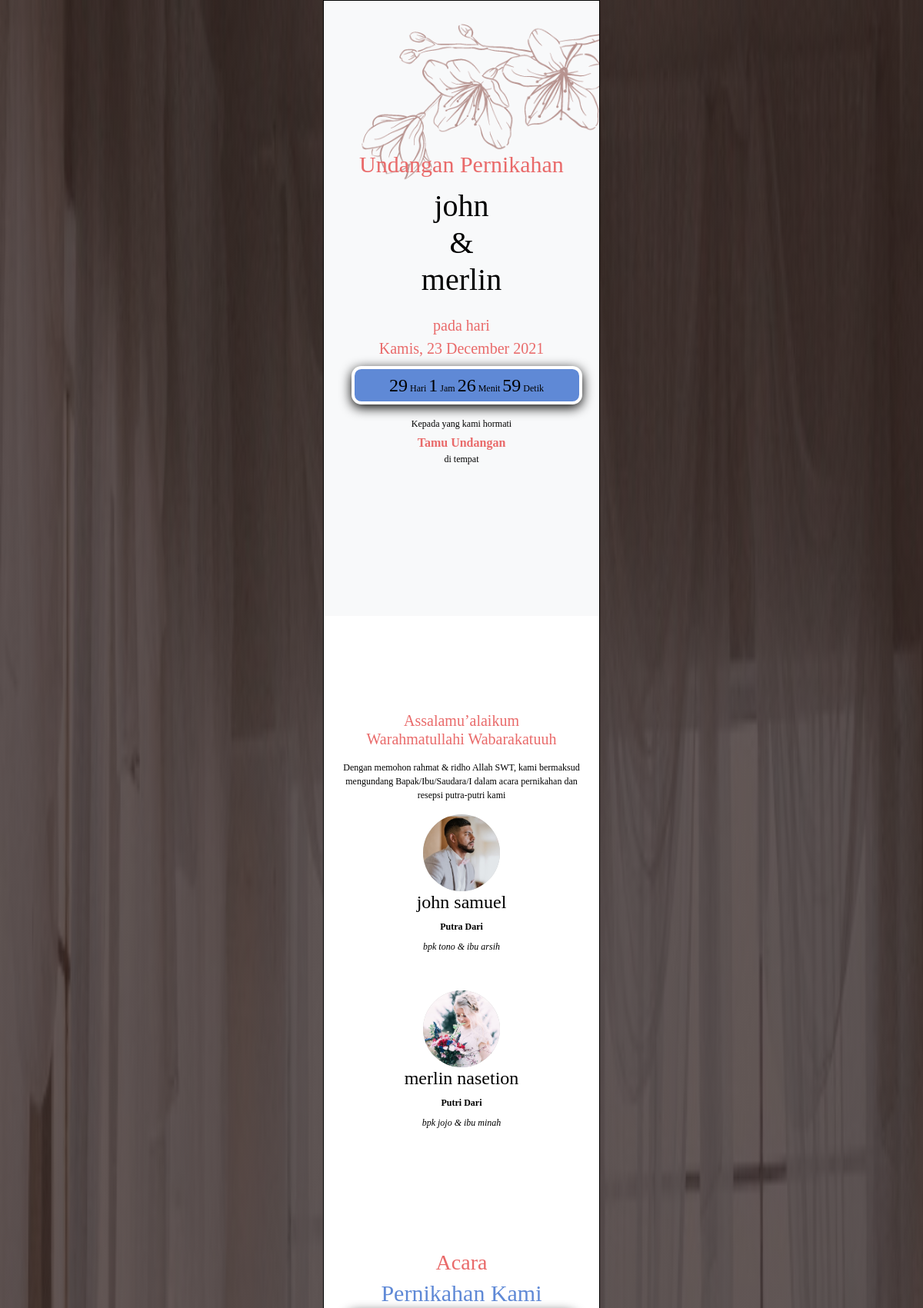
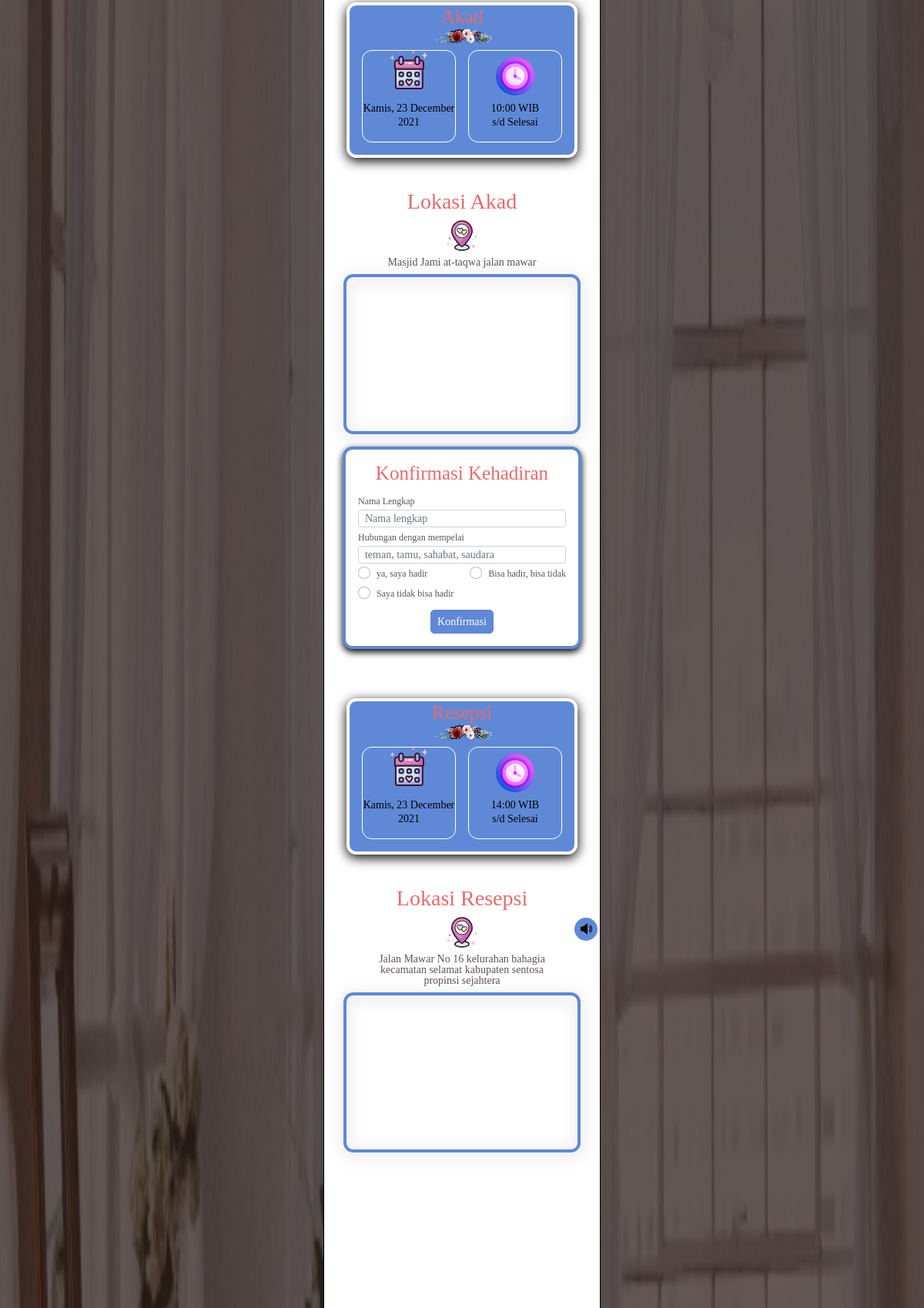
Screenshot of /demo/index/4/john_merlin (upper part) with the database file from the repository (2 pictures, top to bottom).
### tables this page shows
CREATE TABLE `template` (
  `ID_Template` int(11) NOT NULL,
  `nama_template` varchar(35) NOT NULL,
  `tema` varchar(45) NOT NULL
);

CREATE TABLE `mempelai_pria` (
  `IDMP` int(11) NOT NULL,
  `IDDU` int(11) NOT NULL,
  `nama_lengkap` varchar(45) NOT NULL,
  `profile_singkat` text NOT NULL,
  `ortu` varchar(65) NOT NULL,
  `nama_panggilan` varchar(35) NOT NULL,
  `foto` text NOT NULL
);

CREATE TABLE `mempelai_wanita` (
  `IDMW` int(11) NOT NULL,
  `IDDU` int(11) NOT NULL,
  `nama_lengkap` varchar(45) NOT NULL,
  `profile_singkat` text NOT NULL,
  `ortu` varchar(65) NOT NULL,
  `nama_panggilan` varchar(25) NOT NULL,
  `foto` text NOT NULL
);

CREATE TABLE `j_akad` (
  `IDJA` int(11) NOT NULL,
  `IDDU` int(11) NOT NULL,
  `tanggal` date NOT NULL,
  `jam` time NOT NULL,
  `lokasi` text NOT NULL,
  `lokasi_embed` text NOT NULL
);

CREATE TABLE `data_undangan` (
  `IDDU` int(11) NOT NULL,
  `IDC` int(11) DEFAULT NULL,
  `foto_Background` text NOT NULL,
  `kata_pengantar` text NOT NULL,
  `video` text NOT NULL,
  `alamat_kirim_kado` text NOT NULL,
  `embed_alamat_kirim_kado` text NOT NULL
);

CREATE TABLE `j_resepsi` (
  `IDJR` int(11) NOT NULL,
  `IDDU` int(11) NOT NULL,
  `tanggal` date NOT NULL,
  `jam` time NOT NULL,
  `lokasi` text NOT NULL,
  `lokasi_embed` text NOT NULL
);

### application/controllers/Demo.php (called while the page is built, shortened)
<?php
class Demo extends CI_Controller
{
    public function index($IDU, $url = null, $tamu = null)
    {
        $undangan = $this->M_undangan->ambil_satu_data(['IDU' => $IDU]);
        if ($undangan) {
            $ID_Template = $undangan['ID_Template'];
            $template = $this->M_template->ambil_satu_data(['ID_Template' => $ID_Template]);
            $data['tamu'] = str_replace('%20', ' ', $tamu);
            $data['template'] = $template['nama_template'];
            $data['tema'] = $template['tema'];
            $data['IDDU'] = $undangan['IDDU'];
            $data['IDU'] = $IDU;
            $data['title'] = str_replace('_', ' & ', $url);
            $this->load->view('demo/template/head', $data);
            $this->load->view('demo/template-demo', $data);
            $this->load->view('demo/template/footer');
        } else {
            redirect('home');
        }
    }
}

### index.php (called while the page is built, shortened)
<?php
require_once BASEPATH.'core/CodeIgniter.php';

### application/models/M_undangan.php (called while the page is built, shortened)
<?php
class M_undangan extends CI_Model
{
    public function ambil_satu_data($where)
    {
        $this->db->where($where);
        return $this->db->get('undangan')->row_array();
    }
    public function data($table, $where)
    {
        $this->db->where($where);
        return $this->db->get($table)->row_array();
    }
    public function semua_data($table, $where = null)
    {
        if ($where) {
            $this->db->where($where);
        }
        return $this->db->get($table)->result_array();
    }
    public function data_terbaru($table, $where, $order_by, $limit = null)
    {
        $this->db->where($where);
        $this->db->order_by($order_by, 'DESC');
        return $this->db->get($table)->result_array();
    }
}

### application/models/M_template.php (called while the page is built, shortened)
<?php
class M_template extends CI_Model
{
    public function ambil_satu_data($where)
    {
        $this->db->where($where);
        return $this->db->get('template')->row_array();
    }
}

### application/helpers/data_undangan_helper.php (called while the page is built, shortened)
<?php
function data_undangan($IDDU, $field)
{
    $ci3 = get_instance();
    $data = $ci3->M_undangan->data('data_undangan', ['IDDU' => $IDDU]);
    if ($data) {
        return $data[$field];
    }
}
function mempelai_pria($IDDU, $field)
{
    $ci3 = get_instance();
    $data = $ci3->M_undangan->data('mempelai_pria', ['IDDU' => $IDDU]);
    if ($data) {
        return $data[$field];
    }
}
function mempelai_wanita($IDDU, $field)
{
    $ci3 = get_instance();
    $data = $ci3->M_undangan->data('mempelai_wanita', ['IDDU' => $IDDU]);
    if ($data) {
        return $data[$field];
    }
}
function data_akad($IDDU, $field)
{
    $ci3 = get_instance();
    $data = $ci3->M_undangan->data('J_akad', ['IDDU' => $IDDU]);
    if ($data) {
        return $data[$field];
    }
}
function data_resepsi($IDDU, $field)
{
    $ci3 = get_instance();
    $data = $ci3->M_undangan->data('J_resepsi', ['IDDU' => $IDDU]);
    if ($data) {
        return $data[$field];
    }
}

### application/helpers/formater_helper.php (called while the page is built, shortened)
<?php
function ambil_hari($date)
{
    $hari = date('D', strtotime($date));
    if ($hari === 'Mon') {
        return 'Senin';
    } elseif ($hari === 'Tue') {
        return 'Selasa';
    } elseif ($hari === 'Wed') {
        return 'Rabu';
    } elseif ($hari === 'Thu') {
        return 'Kamis';
    } elseif ($hari === 'Fri') {
        return 'Jum\'at';
    } elseif ($hari === 'Sat') {
        return 'Sabtu';
    } elseif ($hari === 'Sun') {
        return 'Minggu';
    }
}
function format_tanggal($date)
{
    return date('d F Y', strtotime($date));
}
function format_jam($jam)
{
    return substr($jam, 0, 5);
}

### application/views/demo/template-demo.php (the view, shortened to what this page needs)
<div class="content" id="pembungkus-konten">
    <div class="music">
        <img src="<?= base_url('assets'); ?>/demo/audio/volume.svg" id="icon-music">
    </div>
    <section class="bg-light" id="hero" style="background-image: url(<?= base_url('assets'); ?>/demo/image/template/<?= $tema; ?>); background-repeat: no-repeat;background-size: cover;">
        <div class="hero text-center" data-aos="fade-right" data-aos-duration="1200">
            <div class="judul mb-3">
                <h1>Undangan Pernikahan</h1>
            </div>
            <div class="nama-mempelai mt-2">
                <h2><?= mempelai_pria($IDDU, 'nama_panggilan'); ?></h2>
                <h2>&</h2>
                <h2><?= mempelai_wanita($IDDU, 'nama_panggilan'); ?></h2>
            </div>
            <div class="tanggal">
                <p class="mt-4 mb-0 fs-5">pada hari <br> <?= ambil_hari(data_akad($IDDU, 'tanggal')); ?>, <?= format_tanggal(data_akad($IDDU, 'tanggal')); ?></p>
            </div>
            <div class="akad card-jadwal mt-2 p-2">
                <div class="row pt-1">
                    <div class="col waktu-mundur" id="hitung-mundur">
                    </div>
                </div>
            </div>
            <div class="tamu-undangan">
                <p class="p-0 m-0">Kepada yang kami hormati</p>
                <p class="fs-6 fw-bold mt-1" style="color: var(--color-judul);"><?= $tamu ? $tamu : 'Tamu Undangan'; ?></p>
                <p class="p-0 m-0">di tempat</p>
            </div>
        </div>
    </section>
    <section class="" id="profile-mempelai" style="background-color: #FFF;">
        <div class="profile-mempelai text-center" data-aos="fade-left" data-aos-duration="1200">
            <div class="">
                <div class="salam">
                    <h1 class="fw-normal">Assalamu’alaikum <br>Warahmatullahi Wabarakatuuh</h1>
                </div>
                <div class="row judul d-flex align-items-center justify-content-center">
                    <div class="col-11">
                        <p><?= data_undangan($IDDU, 'kata_pengantar'); ?></p>
                    </div>
                </div>
                <div class="pria p-0 mb-5">
                    <img src="<?= base_url('assets'); ?>/demo/image/Foto Pria.svg" alt="Foto pria" width="100" height="100" class="foto-pria">
                    <h5 class="fs-4"><?= mempelai_pria($IDDU, 'nama_lengkap'); ?></h5>
                    <p class="mb-2" style="font-size: 14;font-weight: bold;">Putra Dari</p>
                    <p style="font-style: italic;"><?= mempelai_pria($IDDU, "ortu"); ?></p>
                </div>
                <div class="wanita p-0">
                    <img src="<?= base_url('assets'); ?>/demo/image/Foto Wanita.svg" alt="Foto Wanita" width="100" height="100" class="foto-wanita">
                    <h5 class="fs-4"><?= mempelai_wanita($IDDU, 'nama_lengkap'); ?></h5>
                    <p class="mb-2 fw-bold" style="font-size: 14;">Putri Dari</p>
                    <p style="font-style: italic;"><?= mempelai_wanita($IDDU, "ortu"); ?></p>
                </div>
            </div>
        </div>
    </section>
    <section class="align-items-start" id="jadwal" style="background-color: #FFF;">
        <div class="jadwal text-center d-flex flex-column align-items-center justify-content-start my-4" data-aos="fade-right" data-aos-duration="1200">
            <div class="judul text-center">
                <h1 class="fs-3">Acara</h1>
                <p>Pernikahan Kami</p>
            </div>
            <div class="akad card-jadwal">
                <div class="judul">
                    <h1 class="fw-normal">Akad</h1>
                    <img class="" src="<?= base_url('assets'); ?>/demo/element/hiasan-judul.png" alt="hiasan" width="80" height="28.16">
                </div>
                <div class="row justify-content-end mx-3 mb-3">
                    <div class="col tanggal me-3 p-0">
                        <img class="mb-3" src="<?= base_url('assets'); ?>/demo/icon/calendar.svg" alt="calender" width="50" height="50">
                        <p><?= ambil_hari(data_akad($IDDU, 'tanggal')); ?>, <?= format_tanggal(data_akad($IDDU, 'tanggal')); ?></p>
                    </div>
                    <div class="col jam p-0">
                        <img class="mt-2 mb-2" src="<?= base_url('assets'); ?>/demo/icon/clock.svg" alt="calender" width="50" height="50">
                        <p><?= format_jam(data_akad($IDDU, 'jam')); ?> WIB <br> s/d Selesai</p>
                    </div>
                </div>
            </div>
            <div class="lokasi-acara d-flex flex-column align-items-center justify-content-start mt-4" data-aos="fade-left" data-aos-duration="1200">
                <div class="judul text-center">
                    <h1 class="mb-2 fs-3">Lokasi Akad</h1>
                    <img class="mb-2" src="<?= base_url('assets'); ?>/demo/icon/location.svg" alt="lokasi-icon" width="40" height="40">
                </div>
                <div class="alamat">
                    <h4 class="text-dark">
                        <?= data_akad($IDDU, 'lokasi'); ?>
                    </h4>
                </div>
                <div class="gmaps">
                    <div class="mapouter">
                        <div class="gmap_canvas"><iframe class="gmap_iframe" frameborder="0" scrolling="no" marginheight="0" marginwidth="0" src="https://maps.google.com/maps?width=300&amp;height=240&amp;hl=en&amp;q=Jalan jawa Tegal Alur&amp;t=&amp;z=14&amp;ie=UTF8&amp;iwloc=B&amp;output=embed"></iframe>
                        </div>
                    </div>
                </div>
                <div class="konfirmasi-kehadiran my-3 p-3">
                    <div class="judul text-center mb-2">
                        <h1>Konfirmasi Kehadiran</h1>
                    </div>
                    <form action="#">
                        <label for="nama-lengkap" class="text-dark fs-7">Nama Lengkap</label>
                        <div class="input-group input-group-sm mb-0">
                            <input type="text" class="form-control py-0" name="nama-lengkap" id="nama-lengkap" value="<?= $tamu ? $tamu : ""; ?>" placeholder="Nama lengkap">
                        </div>
                        <label for="hubungan" class="text-dark fs-7">Hubungan dengan mempelai</label>
                        <div class="input-group input-group-sm mb-0">
                            <input type="text" class="form-control py-0" name="hubungan" id="hubungan" placeholder="teman, tamu, sahabat, saudara">
                        </div>
                        <div class="pilihan d-flex flex-wrap justify-content-between">
                            <div class="form-check">
                                <input class="form-check-input" type="radio" name="kehadiran" id="hadir" value="hadir">
                                <label class="form-check-label text-dark fs-7" for="hadir">
                                    ya, saya hadir
                                </label>
                            </div>
                            <div class="form-check">
                                <input class="form-check-input" type="radio" name="kehadiran" id="tidak_tentu" value="tidak tentu">
                                <label class="form-check-label text-dark fs-7" for="tidak_tentu">
                                    Bisa hadir, bisa tidak
                                </label>
                            </div>
                            <div class="form-check">
                                <input class="form-check-input" type="radio" name="kehadiran" id="tidak_hadir" value="tidak hadir">
                                <label class="form-check-label text-dark fs-7" for="tidak_hadir">
                                    Saya tidak bisa hadir
                                </label>
                            </div>
                        </div>
                        <div class="text-center mt-2">
                            <button type="button" class="btn btn-sm btn-primary" id="konfirmasi_kehadiran" style="border-radius: 5px;">Konfirmasi</button>
                        </div>
                    </form>
                </div>
            </div>
        </div>
    </section>
    <section class="align-items-start" id="lokasi-acara" style="background-color: #FFF;">
        <div class="jadwal text-center d-flex flex-column align-items-center justify-content-start my-4" data-aos="fade-right" data-aos-duration="1200">
            <div class="akad card-jadwal">
                <div class="judul">
                    <h1 class="fw-normal">Resepsi</h1>
                    <img class="" src="<?= base_url('assets'); ?>/demo/element/hiasan-judul.png" alt="hiasan" width="80" height="28.16">
                </div>
                <div class="row justify-content-end mx-3 mb-3">
                    <div class="col tanggal me-3 p-0">
                        <img class="mb-3" src="<?= base_url('assets'); ?>/demo/icon/calendar.svg" alt="calender" width="50" height="50">
                        <p><?= ambil_hari(data_resepsi($IDDU, 'tanggal')); ?>, <?= format_tanggal(data_resepsi($IDDU, 'tanggal')); ?></p>
                    </div>
                    <div class="col jam p-0">
                        <img class="mt-2 mb-2" src="<?= base_url('assets'); ?>/demo/icon/clock.svg" alt="calender" width="50" height="50">
                        <p><?= format_jam(data_resepsi($IDDU, 'jam')); ?> WIB <br> s/d Selesai</p>
                    </div>
                </div>
            </div>
            <div class="lokasi-acara d-flex flex-column align-items-center justify-content-start mt-4" data-aos="fade-left" data-aos-duration="1200">
                <div class="judul text-center">
                    <h1 class="mb-2 fs-3">Lokasi Resepsi</h1>
                    <img class="mb-2" src="<?= base_url('assets'); ?>/demo/icon/location.svg" alt="lokasi-icon" width="40" height="40">
                </div>
                <div class="alamat">
                    <h4 class="text-dark">
                        <?= data_resepsi($IDDU, 'lokasi'); ?>
                    </h4>
                </div>
                <div class="gmaps">
                    <div class="mapouter">
                        <div class="gmap_canvas"><iframe class="gmap_iframe" frameborder="0" scrolling="no" marginheight="0" marginwidth="0" src="https://maps.google.com/maps?width=300&amp;height=240&amp;hl=en&amp;q=Jalan jawa Tegal Alur&amp;t=&amp;z=14&amp;ie=UTF8&amp;iwloc=B&amp;output=embed"></iframe>
                        </div>
                    </div>
                </div>
            </div>
        </div>
    </section>
    <section class="align-items-start" id="gallery" style="background-color: #FFF;">
    </section>
</div>

### rows the page displays
template: tema (picture)
mempelai_pria: nama_panggilan "john", nama_lengkap "john samuel", ortu "bpk tono & ibu arsih"
mempelai_wanita: nama_panggilan "merlin", nama_lengkap "merlin nasetion", ortu "bpk jojo & ibu minah"
j_akad: tanggal "Kamis", tanggal "23 December 2021", jam "10:00", lokasi "Masjid Jami at-taqwa jalan mawar"
data_undangan: kata_pengantar "Dengan memohon rahmat & ridho Allah SWT, kami bermaksud mengundang Bapak/Ibu/Saudara/I dalam acara pernikahan dan resepsi putra-putri kami"
j_resepsi: tanggal "Kamis", tanggal "23 December 2021", jam "14:00", lokasi "Jalan Mawar No 16 kelurahan bahagia kecamatan selamat kabupaten sentosa propinsi sejahtera"
